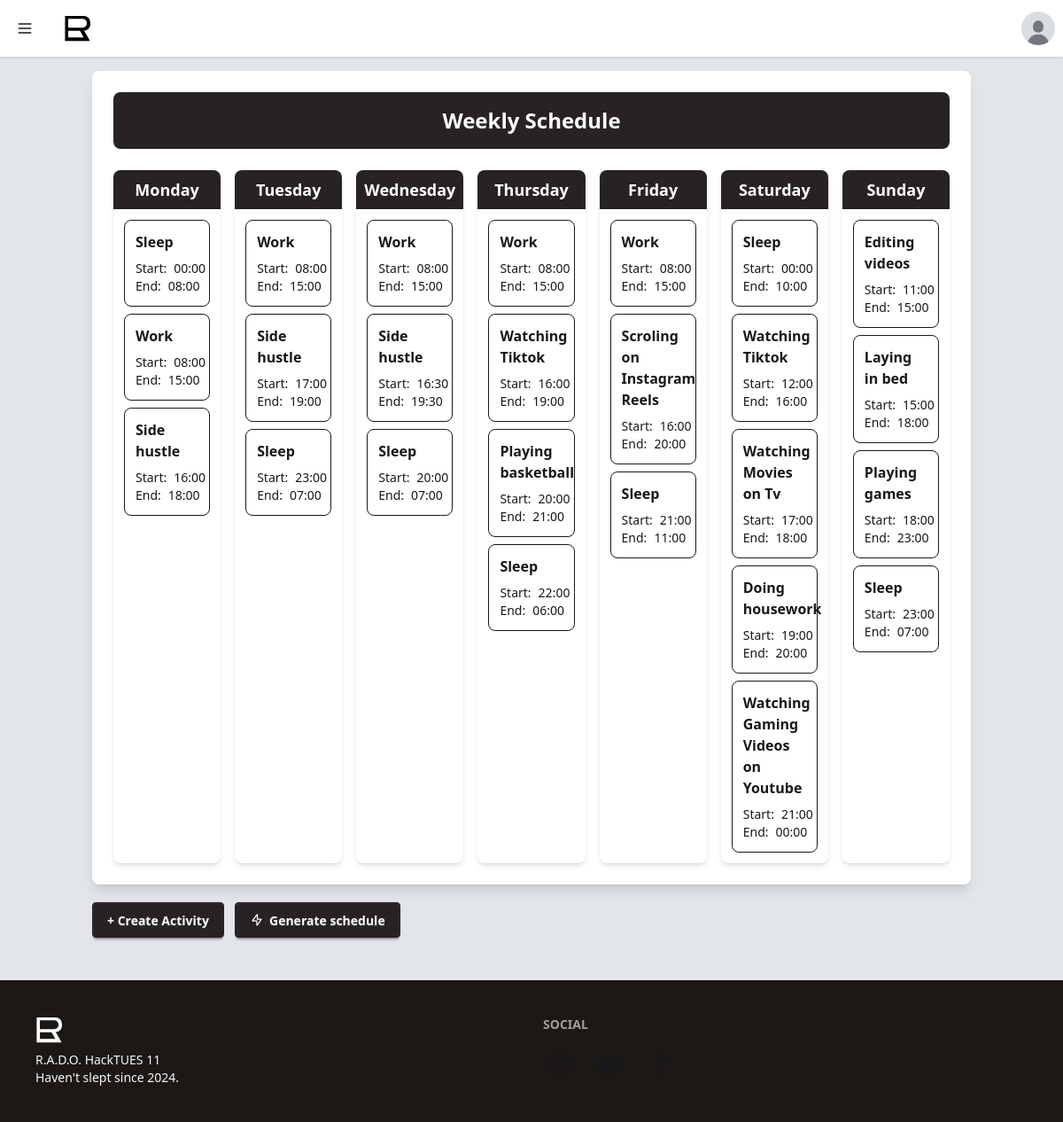
The page /view-schedule/ (signed in) on the database its author committed.
### models.py (models this page shows)
class Activity(db.Model):
    __tablename__ = 'activities'
    id = db.Column(db.Integer, primary_key=True, autoincrement=True)
    user_uuid = db.Column(db.String, db.ForeignKey('users.uuid'), nullable=False)
    activity_details = db.Column(db.String, nullable=False)
    start_time = db.Column(db.Time, nullable=False)
    end_time = db.Column(db.Time, nullable=False)
    day_of_week = db.Column(db.String, nullable=False)
    date=db.Column(db.DateTime, nullable=False, default=datetime.now(timezone.utc))
    is_optimized = db.Column(db.Boolean, default=False)

### routes.py (the view, shortened to what this page needs)
@app.route("/view-schedule/", methods=["GET", "POST"])
@login_required
def view_schedule():
    user_uuid = userId()
    days_of_the_week = ["Monday", "Tuesday", "Wednesday", "Thursday", "Friday", "Saturday", "Sunday"]
    form = ActivityForm()
    schedule = {day: [] for day in days_of_the_week}  # Initialize all days with empty lists
    for day in days_of_the_week:
        activities = Activity.query.filter_by(user_uuid=user_uuid, day_of_week=day).all()
        if activities:
            sorted_activities = sorted(activities, key=lambda activity: activity.start_time)
            for activity in sorted_activities:
                schedule[day].append({
                    "id": activity.id,
                    "details": activity.activity_details,
                    "start_time": activity.start_time.strftime("%H:%M"),
                    "end_time": activity.end_time.strftime("%H:%M"),
                    "is_optimized": activity.is_optimized
                })
    return render_template("weekly_schedule.html", page="Schedule", schedule=schedule, form=form)

### helpers.py (called while the page is built)
def login_required(f):
    @wraps(f)
    def decorated_function(*args, **kwargs):
        if not loggedIn():
            return redirect(url_for('log_in'))
        return f(*args, **kwargs)
    return decorated_function

def userId():
    try:
        return session["id"]
    except:
        return None

def loggedIn():
    if User.query.filter_by(uuid=str(userId())).first() is None and "id" in session: del session["id"]
    try:
        return "id" in session and User.query.filter_by(uuid=str(userId())).first() is not None
    except:
        return False

### templates/weekly_schedule.html (shortened to what this page needs)
{% extends 'base.html' %}
{% block content %}
<div class="container mx-auto p-4 pb-12">
    <div class="bg-white shadow-lg rounded-lg p-6 relative">
        <div class="bg-primary text-white text-2xl font-bold text-center py-4 rounded-lg mb-6">
            Weekly Schedule
        </div>
        <div class="hidden lg:block">
            <div class="grid grid-cols-7 gap-4">
                {% for day, activities in schedule.items() %}
                    <div class="bg-base-100 rounded-lg shadow-md">
                        <h3 class="text-lg font-semibold text-center bg-primary text-white p-2 rounded-t-lg">{{ day }}</h3>
                        <div id="{{ day | lower }}-activities" class="p-3 space-y-2 max-h-[calc(100vh-12rem)] overflow-y-auto">
                            {% for activity in activities %}
                                <div class="card border rounded-lg p-3 hover:shadow-lg transition-shadow duration-200 cursor-pointer" onclick="openBox('{{ activity.id }}', '{{ activity.details }}', '{{ activity.start_time }}', '{{ activity.end_time }}', '{{ day }}')">
                                    <h4 class="text-md font-semibold">{{ activity.details }}</h4>
                                    <div class="text-sm mt-2">
                                        <p class="flex items-center"><span class="font-medium mr-2">Start:</span> {{ activity.start_time }}</p>
                                        <p class="flex items-center"><span class="font-medium mr-2">End:</span> {{ activity.end_time }}</p>
                                    </div>
                                </div>
                            {% endfor %}
                        </div>
                    </div>
                {% endfor %}
            </div>
        </div>
    </div>
    <a href="{{ url_for('create_schedule') }}" class="btn btn-primary bottom-4 left-4 mt-5 mr-2">
        + Create Activity
    </a>
    <a href="{{ url_for('generate_schedule') }}" class="btn btn-primary bottom-4 left-4 mt-5">
        <img src="{{ url_for('static', filename='weather-lightning-rounded-thunder-flash.svg') }}" alt="Logo" class="h-4 invert">
        Generate schedule
    </a>
</div>
{% endblock content %}

### templates/base.html (shortened to what this page needs)
<!DOCTYPE html>
<html lang="en" data-theme="pro-light">
    <head>
        <link href="https://cdn.jsdelivr.net/npm/daisyui@5" rel="stylesheet" type="text/css" />
        <script src="https://cdn.jsdelivr.net/npm/@tailwindcss/browser@4"></script>
        <link href="https://cdn.jsdelivr.net/npm/daisyui@5/themes.css" rel="stylesheet" type="text/css" />
        <link href="{{ url_for('static', filename='style.css') }}" rel="stylesheet" type="text/css" />
    </head>
    <body class="bg-base-200 text-base-content min-h-screen flex flex-col">
        <div class="navbar bg-base-100 shadow-sm fixed top z-50 flex justify-start items-center" style="z-index: 50; position: fixed; width: calc(100% - 17px);">
        {% if session.id %}
            <div class="flex-none">
                <label for="my-drawer" class="btn btn-square btn-ghost drawer-button">
                    <svg xmlns="http://www.w3.org/2000/svg" fill="none" viewBox="0 0 24 24" class="inline-block h-5 w-5 stroke-current">
                        <path stroke-linecap="round" stroke-linejoin="round" stroke-width="2" d="M4 6h16M4 12h16M4 18h16"></path>
                    </svg>
                </label>
            </div>
        {% endif %}
            <div class="ml-5 flex-none">
                <a class="btn btn-square btn-ghost" href="{{ url_for('home') }}">
                    <img src="{{ url_for('static', filename='RADO.svg') }}" alt="Logo" class="h-8">
                </a>
            </div>
        {% if session.id %}
            <div class="flex-none">
                <div class="dropdown dropdown-end">
                    <div tabindex="0" role="button" class="btn btn-ghost btn-circle avatar">
                        <div class="w-10 rounded-full">
                            <img
                                src="{{ url_for('static', filename='default-user.jpg') }}"/>
                        </div>
                    </div>
                </div>
            </div>
        {% endif %}
        </div>
        <div class="drawer">
            <div class="drawer-content min-h-screen flex flex-col">
                <div class="flex-grow">
                    <div class="pt-16">
                        {% block content %}
                        {% endblock %}
                    </div>
                </div>
                <footer class="footer sm:footer-horizontal bg-neutral text-neutral-content p-10 mt-auto z-10">
                    <aside>
                        <img src="{{ url_for('static', filename='RADO.svg') }}" alt="Logo" class="h-8 filter invert z-0">
                        <p>
                            R.A.D.O. HackTUES 11
                            <br />
                            Haven't slept since 2024.
                        </p>
                    </aside>
                    <nav>
                        <h6 class="footer-title">Social</h6>
                        <div class="grid grid-flow-col gap-4">
                            <a href='https://github.com/KaloyanYanev08/AMA_HackTues11' class="btn btn-ghost btn-circle">
                            </a>
                            <a href='https://www.youtube.com/@y.kal08' class="btn btn-ghost btn-circle">
                            </a>
                            <a href='https://www.facebook.com/profile.php?id=100014728478700'class="btn btn-ghost btn-circle">
                                <svg
                                    xmlns="http://www.w3.org/2000/svg"
                                    width="24"
                                    height="24"
                                    viewBox="0 0 24 24"
                                    class="fill-current">
                                    <path
                                        d="M9 8h-3v4h3v12h5v-12h3.642l.358-4h-4v-1.667c0-.955.192-1.333 1.115-1.333h2.885v-5h-3.808c-3.596 0-5.192 1.583-5.192 4.615v3.385z">
                                    </path>
                                </svg>
                            </a>
                        </div>
                    </nav>
                </footer>
            </div>
        </div>
    </body>
</html>

### static/style.css (style rules this page uses)
[data-theme="pro-light"] { color-scheme: "light"; --color-base-100: oklch(100% 0 0); --color-base-200: oklch(92% 0.006 264.531); --color-base-300: oklch(86% 0.022 252.894); --color-base-content: oklch(21% 0.006 285.885); --color-primary: oklch(26% 0.007 34.298); --color-primary-content: oklch(98% 0.003 247.858); --color-secondary: oklch(43% 0 0); --color-secondary-content: oklch(98% 0.003 247.858); --color-accent: oklch(77% 0.152 181.912); --color-accent-content: oklch(38% 0.063 188.416); --color-neutral: oklch(21% 0.006 56.043); --color-neutral-content: oklch(98% 0.003 247.858); --color-info: oklch(90% 0.058 230.902); --color-info-content: oklch(29% 0.066 243.157); --color-success: oklch(90% 0.093 164.15); --color-success-content: oklch(37% 0.077 168.94); --color-warning: oklch(92% 0.12 95.746); --color-warning-content: oklch(41% 0.112 45.904); --color-error: oklch(80% 0.114 19.571); --color-error-content: oklch(27% 0.105 12.094); --radius-selector: 0.5rem; --radius-field: 0.25rem; --radius-box: 0.5rem; --size-selector: 0.25rem; --size-field: 0.25rem; --border: 1px; --depth: 1; --noise: 0; }

### rows shown on the page
Activity: details "Sleep", start_time "00:00", end_time "08:00"
Activity: details "Work", start_time "08:00", end_time "15:00"
Activity: details "Side hustle", start_time "16:00", end_time "18:00"
Activity: details "Work", start_time "08:00", end_time "15:00"
Activity: details "Side hustle", start_time "17:00", end_time "19:00"
Activity: details "Sleep", start_time "23:00", end_time "07:00"
Activity: details "Work", start_time "08:00", end_time "15:00"
Activity: details "Side hustle", start_time "16:30", end_time "19:30"
Activity: details "Sleep", start_time "20:00", end_time "07:00"
Activity: details "Work", start_time "08:00", end_time "15:00"
Activity: details "Watching Tiktok", start_time "16:00", end_time "19:00"
Activity: details "Playing basketball", start_time "20:00", end_time "21:00"
Activity: details "Sleep", start_time "22:00", end_time "06:00"
Activity: details "Work", start_time "08:00", end_time "15:00"
Activity: details "Scroling on Instagram Reels", start_time "16:00", end_time "20:00"
Activity: details "Sleep", start_time "21:00", end_time "11:00"
Activity: details "Sleep", start_time "00:00", end_time "10:00"
Activity: details "Watching Tiktok", start_time "12:00", end_time "16:00"
Activity: details "Watching Movies on Tv", start_time "17:00", end_time "18:00"
Activity: details "Doing housework", start_time "19:00", end_time "20:00"
Activity: details "Watching Gaming Videos on Youtube", start_time "21:00", end_time "00:00"
Activity: details "Editing videos", start_time "11:00", end_time "15:00"
Activity: details "Laying in bed", start_time "15:00", end_time "18:00"
Activity: details "Playing games", start_time "18:00", end_time "23:00"
Activity: details "Sleep", start_time "23:00", end_time "07:00"

### other values the page prints
{{ day }} "Monday" "Tuesday" "Wednesday" "Thursday" "Friday" "Saturday" "Sunday"
